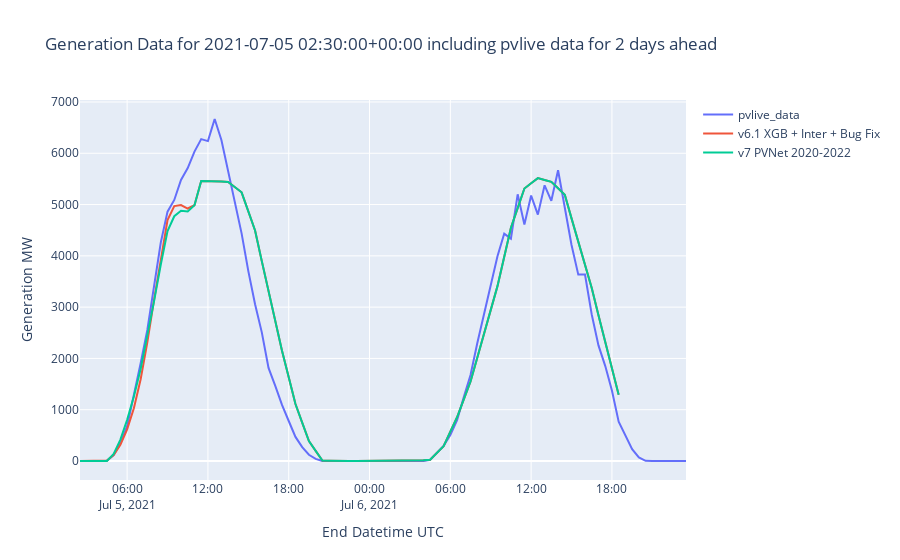

The notebook cell this image was saved under:
### Code cell
# Function to plot multiple forecasts on the same graph including pvlive_df for 2 days ahead
def plot_multiple_forecasts_with_pvlive(forecasting_datetime, df_list, df_names, pvlive_df):
    fig = go.Figure()
    
    forecasting_datetime_obj = datetime.strptime(forecasting_datetime, "%Y-%m-%d %H:%M:%S%z")
    # Calculate 2 days ahead datetime
    two_days_ahead_datetime = forecasting_datetime_obj + timedelta(days=1)
    pvlive_filtered = pvlive_df[(pvlive_df['start_datetime_utc'] >= forecasting_datetime) & (pvlive_df['end_datetime_utc'] <= two_days_ahead_datetime.isoformat())]
    
    fig.add_trace(go.Scatter(x=pvlive_filtered['end_datetime_utc'], y=pvlive_filtered['generation_mw'], mode='lines', name='pvlive_data'))
    
    for df, name in zip(df_list, df_names):
        filtered_df = df[df['forecasting_creation_datetime_utc'] == forecasting_datetime]
        generation_data = filtered_df[['end_datetime_utc', 'generation_mw']]
        # Use model_mapping to rename the models
        mapped_name = model_mapping.get(name, name)
        fig.add_trace(go.Scatter(x=generation_data['end_datetime_utc'], y=generation_data['generation_mw'], mode='lines', name=mapped_name))
    
    fig.update_layout(title=f'Generation Data for {forecasting_datetime} including pvlive data for 2 days ahead', xaxis_title='End Datetime UTC', yaxis_title='Generation MW')
    fig.show()

# Example usage
forecasting_datetime = "2021-07-05 02:30:00+00:00"

models_df = []

for pv_model in pv_models:
    try:
        df_forecast = pd.read_csv("../data/" + pv_model + ".csv.gz")
    except FileNotFoundError:
        df_forecast = pd.read_csv("../data/" + pv_model + ".csv")

    models_df.append(df_forecast)

plot_multiple_forecasts_with_pvlive(forecasting_datetime, models_df, model_mapping, pvlive_df)
